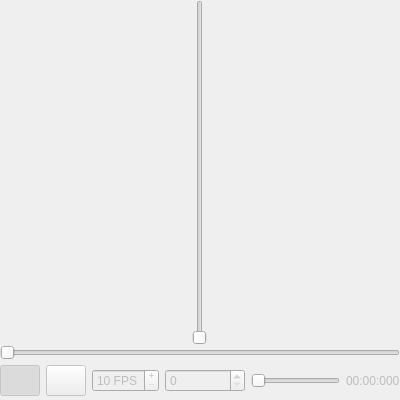
<?xml version="1.0" encoding="UTF-8"?>
<ui version="4.0">
 <class>Frame</class>
 <widget class="QFrame" name="Frame">
  <property name="geometry">
   <rect>
    <x>0</x>
    <y>0</y>
    <width>400</width>
    <height>400</height>
   </rect>
  </property>
  <property name="sizePolicy">
   <sizepolicy hsizetype="Expanding" vsizetype="Expanding">
    <horstretch>0</horstretch>
    <verstretch>0</verstretch>
   </sizepolicy>
  </property>
  <property name="minimumSize">
   <size>
    <width>400</width>
    <height>400</height>
   </size>
  </property>
  <property name="windowTitle">
   <string>Frame</string>
  </property>
  <property name="frameShape">
   <enum>QFrame::NoFrame</enum>
  </property>
  <property name="frameShadow">
   <enum>QFrame::Raised</enum>
  </property>
  <layout class="QVBoxLayout" name="verticalLayout">
   <property name="spacing">
    <number>0</number>
   </property>
   <property name="margin">
    <number>0</number>
   </property>
   <item>
    <layout class="QHBoxLayout" name="horizontalLayout_3">
     <property name="sizeConstraint">
      <enum>QLayout::SetDefaultConstraint</enum>
     </property>
     <item>
      <layout class="QVBoxLayout" name="videoLayout"/>
     </item>
     <item>
      <widget class="QSlider" name="verticalSlider">
       <property name="maximum">
        <number>90</number>
       </property>
       <property name="orientation">
        <enum>Qt::Vertical</enum>
       </property>
      </widget>
     </item>
    </layout>
   </item>
   <item>
    <widget class="QSlider" name="horizontalSlider">
     <property name="maximum">
      <number>360</number>
     </property>
     <property name="orientation">
      <enum>Qt::Horizontal</enum>
     </property>
    </widget>
   </item>
   <item>
    <widget class="QFrame" name="videoControl">
     <property name="enabled">
      <bool>false</bool>
     </property>
     <property name="minimumSize">
      <size>
       <width>0</width>
       <height>40</height>
      </size>
     </property>
     <property name="maximumSize">
      <size>
       <width>16777215</width>
       <height>38</height>
      </size>
     </property>
     <property name="frameShape">
      <enum>QFrame::NoFrame</enum>
     </property>
     <property name="frameShadow">
      <enum>QFrame::Raised</enum>
     </property>
     <layout class="QHBoxLayout" name="horizontalLayout">
      <property name="spacing">
       <number>6</number>
      </property>
      <property name="margin">
       <number>0</number>
      </property>
      <item>
       <widget class="QPushButton" name="videoHideMarkers">
        <property name="minimumSize">
         <size>
          <width>0</width>
          <height>31</height>
         </size>
        </property>
        <property name="focusPolicy">
         <enum>Qt::NoFocus</enum>
        </property>
        <property name="text">
         <string/>
        </property>
        <property name="icon">
         <iconset>
          <normaloff>uipics/film.png</normaloff>
          <normalon>uipics/film_edit.png</normalon>uipics/film.png</iconset>
        </property>
        <property name="checkable">
         <bool>true</bool>
        </property>
        <property name="checked">
         <bool>true</bool>
        </property>
       </widget>
      </item>
      <item>
       <widget class="QPushButton" name="videoPlay">
        <property name="minimumSize">
         <size>
          <width>0</width>
          <height>31</height>
         </size>
        </property>
        <property name="focusPolicy">
         <enum>Qt::NoFocus</enum>
        </property>
        <property name="text">
         <string/>
        </property>
        <property name="icon">
         <iconset>
          <normaloff>uipics/control_play.png</normaloff>
          <normalon>uipics/control_pause.png</normalon>uipics/control_play.png</iconset>
        </property>
        <property name="checkable">
         <bool>true</bool>
        </property>
        <property name="checked">
         <bool>false</bool>
        </property>
        <property name="flat">
         <bool>false</bool>
        </property>
       </widget>
      </item>
      <item>
       <widget class="QSpinBox" name="videoFPS">
        <property name="frame">
         <bool>true</bool>
        </property>
        <property name="readOnly">
         <bool>false</bool>
        </property>
        <property name="buttonSymbols">
         <enum>QAbstractSpinBox::PlusMinus</enum>
        </property>
        <property name="keyboardTracking">
         <bool>false</bool>
        </property>
        <property name="suffix">
         <string> FPS</string>
        </property>
        <property name="prefix">
         <string/>
        </property>
        <property name="minimum">
         <number>10</number>
        </property>
        <property name="maximum">
         <number>60</number>
        </property>
        <property name="singleStep">
         <number>10</number>
        </property>
       </widget>
      </item>
      <item>
       <widget class="QSpinBox" name="videoFrames">
        <property name="sizePolicy">
         <sizepolicy hsizetype="Fixed" vsizetype="Fixed">
          <horstretch>0</horstretch>
          <verstretch>0</verstretch>
         </sizepolicy>
        </property>
        <property name="minimumSize">
         <size>
          <width>80</width>
          <height>0</height>
         </size>
        </property>
        <property name="sizeIncrement">
         <size>
          <width>0</width>
          <height>0</height>
         </size>
        </property>
        <property name="wrapping">
         <bool>false</bool>
        </property>
        <property name="frame">
         <bool>true</bool>
        </property>
        <property name="readOnly">
         <bool>false</bool>
        </property>
        <property name="buttonSymbols">
         <enum>QAbstractSpinBox::UpDownArrows</enum>
        </property>
        <property name="keyboardTracking">
         <bool>false</bool>
        </property>
       </widget>
      </item>
      <item>
       <widget class="QSlider" name="videoProgress">
        <property name="sizePolicy">
         <sizepolicy hsizetype="Expanding" vsizetype="Preferred">
          <horstretch>0</horstretch>
          <verstretch>0</verstretch>
         </sizepolicy>
        </property>
        <property name="focusPolicy">
         <enum>Qt::NoFocus</enum>
        </property>
        <property name="pageStep">
         <number>0</number>
        </property>
        <property name="orientation">
         <enum>Qt::Horizontal</enum>
        </property>
       </widget>
      </item>
      <item>
       <widget class="QLabel" name="videoTime">
        <property name="sizePolicy">
         <sizepolicy hsizetype="Preferred" vsizetype="Preferred">
          <horstretch>0</horstretch>
          <verstretch>0</verstretch>
         </sizepolicy>
        </property>
        <property name="minimumSize">
         <size>
          <width>10</width>
          <height>0</height>
         </size>
        </property>
        <property name="frameShape">
         <enum>QFrame::NoFrame</enum>
        </property>
        <property name="frameShadow">
         <enum>QFrame::Plain</enum>
        </property>
        <property name="lineWidth">
         <number>0</number>
        </property>
        <property name="text">
         <string>00:00:000</string>
        </property>
        <property name="margin">
         <number>5</number>
        </property>
       </widget>
      </item>
     </layout>
    </widget>
   </item>
  </layout>
 </widget>
 <resources/>
 <connections/>
</ui>
